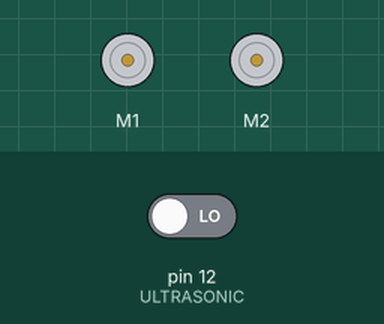
Bench run of a sketch on a simulated Arduino Nano, built with avr-gcc and run on an emulated ATmega328P. On the bench: 2 × DC motor (green arrow = forward, orange = backward, longer = faster). The test bench sets the inputs (shaded band); at power-on: pin 12 (ULTRASONIC) LOW. What the sketch prints to the serial monitor is not drawn.

Above: at 0.1 s.
At 1.1 s:
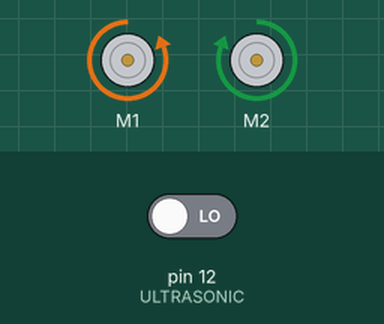
Timing chart, 0 to 2.6 s (numbered marks = the images above):
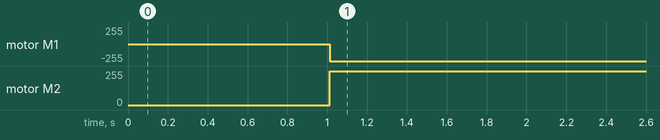

The sketch:

pid.ino
```cpp
#include "MeMCore.h"

// imports!
#include "MeMCore.h"

// constants!
#define PRINT 1
#define TIMEOUT 2000       // Max microseconds to wait; choose according to max distance of wall
#define SPEED_OF_SOUND 340 // Update according to your own experiment
#define IR_LOW_READING 0
#define IR_HIGH_READING 1000
#define IR_LOW_DIST 0                  // mm
#define IR_HIGH_DIST 100               // mm
#define ULTRASONIC_READING_INTERVAL 10 // millis
#define RGBWait 200                    // in milliseconds
#define LDRWait 10                     // in milliseconds
#define TURNING_TIME 375               // in milliseconds\

#define LDR 0 // LDR sensor pin at A0

// pins!
#define ULTRASONIC 12
#define PUSH_BUTTON A7
#define IR_PIN_IN A1
#define PIN_A A2
#define PIN_B A3

MeDCMotor leftMotor(M1); // assigning leftMotor to port M1
MeDCMotor rightMotor(M2); // assigning RightMotor to port M2
uint8_t motorSpeed = 255;

void turnLeftBlocking(MeDCMotor *leftMotor, MeDCMotor *rightMotor) {
  rightMotor->run(motorSpeed);
  leftMotor->run(motorSpeed);
  delay(365);
}

void turnLeftUTurnBlocking(MeDCMotor *leftMotor, MeDCMotor *rightMotor) {
  rightMotor->run(motorSpeed);
  leftMotor->run(motorSpeed);
  delay(330*4);
}

void turnRightBlocking(MeDCMotor *leftMotor, MeDCMotor *rightMotor) {
  rightMotor->run(-motorSpeed);
  leftMotor->run(-motorSpeed);
  delay(365);
}

void moveStraight(MeDCMotor *leftMotor, MeDCMotor *rightMotor) {
  rightMotor->run(motorSpeed);
  leftMotor->run(-motorSpeed);
}

void stopMotors(MeDCMotor *leftMotor, MeDCMotor *rightMotor) {
  leftMotor->stop();
  rightMotor->stop();
}

void differentialSteer(MeDCMotor *leftMotor, MeDCMotor *rightMotor, double motorSpeed, double rotation)
{
  double slower = 1 - 2 * fabs(rotation);
  if (rotation < 0)
  { // left
    leftMotor->run(-motorSpeed);
    rightMotor->run(motorSpeed * slower);
  }
  else
  {
    leftMotor->run(-motorSpeed * slower);
    rightMotor->run(motorSpeed);
  }
}
void transmitUltrasonic();
float receiveUltrasonic();
double kp = 0.03, kd = 0.0;
//0.07
double rotation, error;


// Setting motor speed to an integer between 1 and 255
// The larger the number, the faster the speed
double left, right;
long long lastReadUltrasonic, lastLoopTime;
double p, d;
void setup()
{
  Serial.begin(9600);
  pinMode(ULTRASONIC, OUTPUT);
  pinMode(ULTRASONIC, INPUT);
  lastReadUltrasonic = millis();
 // Any setup code here runs only once:
 delay(1000); // Do nothing for 10000 ms = 10 seconds
}
void loop()
{
  // if ((millis() - lastReadUltrasonic) > 10)
  // {
    transmitUltrasonic();
    left = receiveUltrasonic(); // in cm
    lastReadUltrasonic = millis();
    delay(10);
  // }
  right = 7.5;
  p = (left - right) * kp;
  d = (error/(millis() - lastLoopTime)) * kd;
  error = p + d;
  rotation = (left == -1 || right == -1) ? 0 : error; // if out of bounds, just go straight
  differentialSteer(&leftMotor, &rightMotor, 255, rotation);
  lastLoopTime = millis();
  Serial.print("Rotation: ");
  Serial.print(rotation);
  Serial.print("  Error: ");
  Serial.println(error);
}

void transmitUltrasonic()
{
  digitalWrite(ULTRASONIC, LOW);
  delayMicroseconds(2);
  digitalWrite(ULTRASONIC, HIGH);
  delayMicroseconds(10);
  digitalWrite(ULTRASONIC, LOW);
}
float receiveUltrasonic()
{ // in cm
  long duration = pulseIn(ULTRASONIC, HIGH, TIMEOUT);
  if (duration > 0)
  {
    float distance = (duration / 2.0 / 1000000 * SPEED_OF_SOUND * 100) - 4.5; // 4.5 is the distance from ultrasonic to robot side
#if PRINT
    Serial.print("distance(cm) = ");
    Serial.println(distance);
#endif
    return min(distance, 15);
  }
  else
  {
#if PRINT
    Serial.println("out of range");
#endif
    return -1;
  }
}
```

Measured:
- by itself, motor M1: stopped → backward 255/255 at 1.0 s
- by itself, motor M2: stopped → forward 255/255 at 1.0 s
